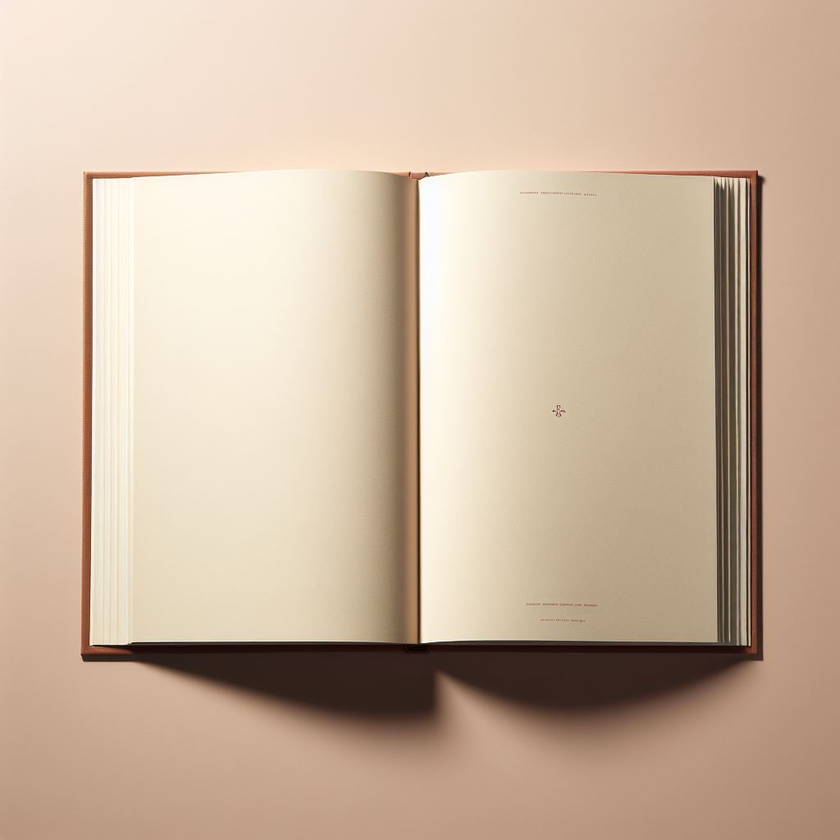
#> input picture book_img.png, 840 x 840 px, shrunk from 1024 x 1024 before the run, found by its file name
$ jupyter execute object_extractor.ipynb
#> lines starting #> are read from the running program, lines starting #| are printed output that depends on the picture; after the words box and inside, x2 and y2 are one past the last pixel; in counts of white or black regions, pixels touching at a corner belong together
#> further down, image is the input picture: PIL image 840x840 RGBA; mean R, G, B, A 203.3, 181.1, 159.9, 255
**#include libraries**

[cell 1]
import cv2
import numpy as np
import requests
from PIL import Image
from io import BytesIO
import matplotlib.pyplot as plt

**# URL of the image on GitHub**

[cell 2]
image_url = 'https://github.com/pujan08/object_extractor/raw/main/book_img.png'

**# Function to perform Simple Thresholding**

[cell 3]
def simple_thresholding(image_gray):
    _, binary = cv2.threshold(image_gray, 127, 255, cv2.THRESH_BINARY)
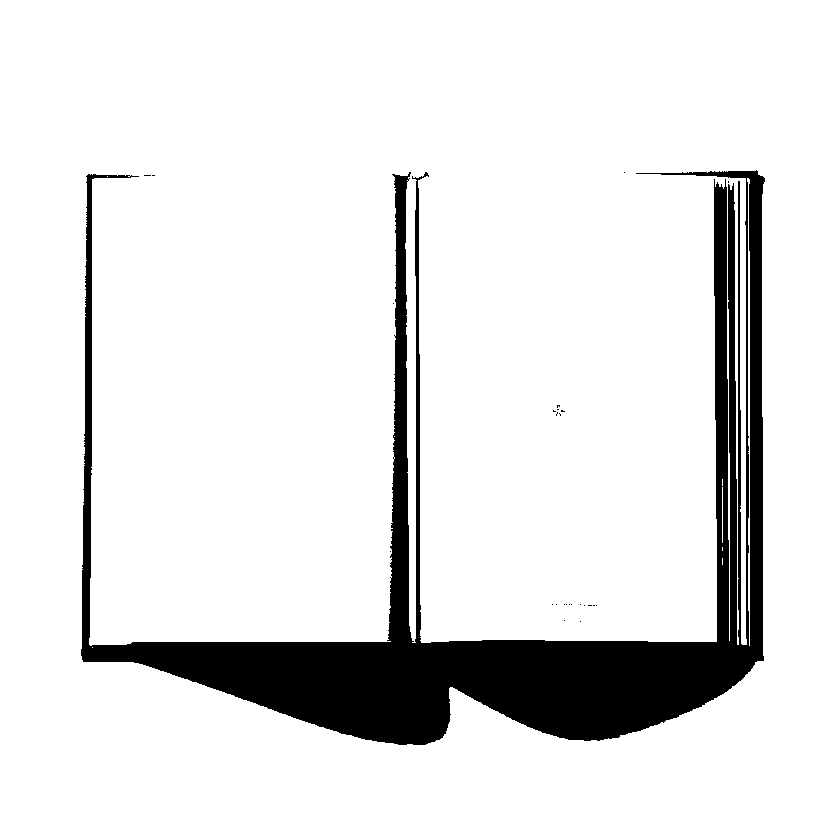
#> binary: shape (840, 840); 89.3% white; 26 black regions (25 under 20 px), largest, box (x1, y1, x2, y2) and area: (81, 170, 765, 745) 75148
    return binary

**# Function to perform Adaptive Thresholding**

[cell 4]
def adaptive_thresholding(image_gray):
    binary = cv2.adaptiveThreshold(image_gray, 255, cv2.ADAPTIVE_THRESH_MEAN_C, cv2.THRESH_BINARY, 11, 2)
    return binary

**# Function to perform Otsu's Thresholding**

[cell 5]
def otsu_thresholding(image_gray):
    _, binary = cv2.threshold(image_gray, 0, 255, cv2.THRESH_BINARY + cv2.THRESH_OTSU)
    return binary

**# Function to perform Riddler-Calvard Thresholding**

[cell 6]
def riddler_calvard(image_gray):
    hist = cv2.calcHist([image_gray], [0], None, [256], [0, 256])
    hist = hist.reshape((256,))
    threshold = 128
    old_threshold = -1
    while old_threshold != threshold:
        old_threshold = threshold
        q1 = np.sum(hist[:threshold]) / np.sum(hist)
        q2 = np.sum(hist[threshold:]) / np.sum(hist)
        m1 = np.sum(np.array([i for i in range(threshold)]) * hist[:threshold]) / np.sum(hist[:threshold])
        m2 = np.sum(np.array([i for i in range(threshold, 256)]) * hist[threshold:]) / np.sum(hist[threshold:])
        threshold = int((m1 + m2) / 2)
    _, binary = cv2.threshold(image_gray, threshold, 255, cv2.THRESH_BINARY)
    return binary

**# Function to perform background extraction**

[cell 7]
def extract_background(image):
    gray = cv2.cvtColor(image, cv2.COLOR_BGR2GRAY)
    kernel = np.ones((5, 5), np.uint8)
    opening = cv2.morphologyEx(gray, cv2.MORPH_OPEN, kernel, iterations=2)
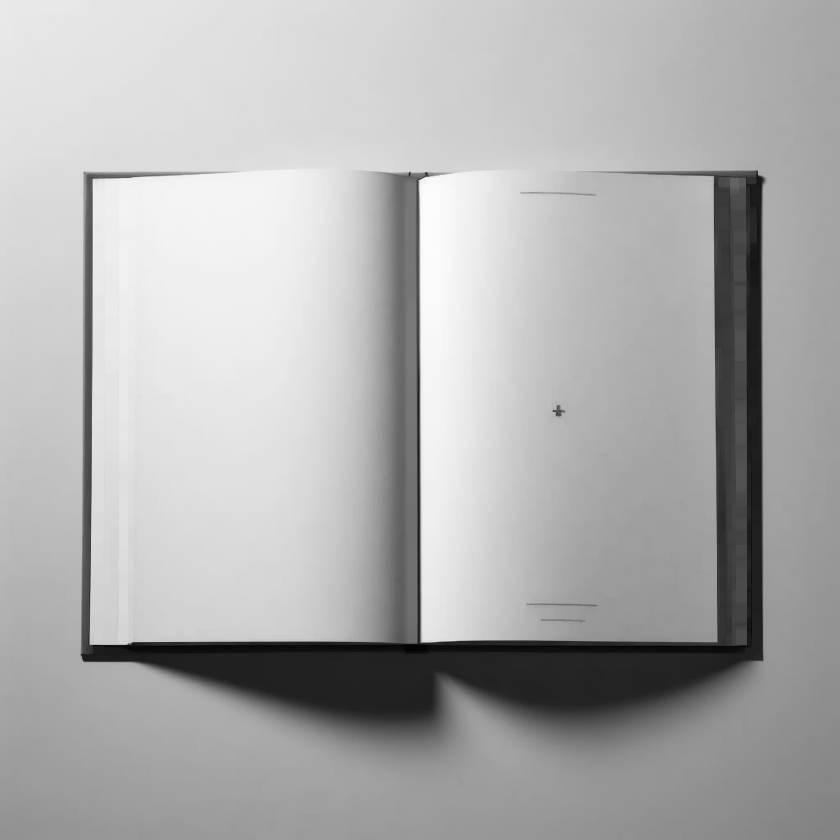
#> opening: shape (840, 840); min 1, max 252, mean 175.5
    _, background_mask = cv2.threshold(opening, 0, 255, cv2.THRESH_BINARY_INV + cv2.THRESH_OTSU)
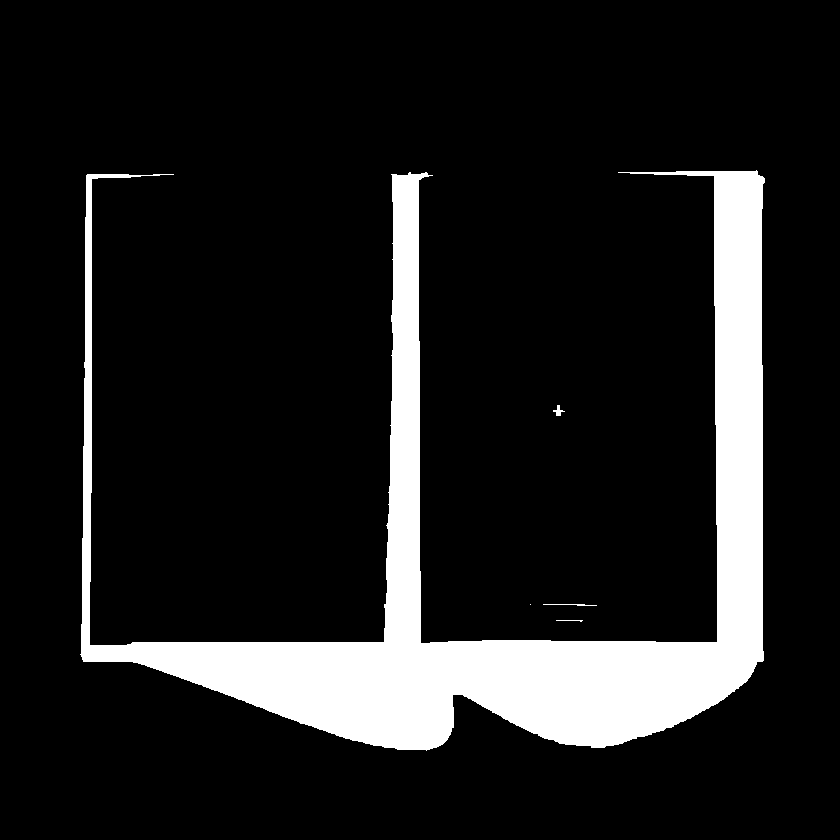
#> background_mask: shape (840, 840); 12.7% white; 5 white regions (1 under 20 px), largest, box (x1, y1, x2, y2) and area: (80, 170, 765, 751) 89644, (543, 604, 597, 606) 62, (553, 405, 565, 416) 57, (556, 620, 583, 622) 29
    background = cv2.bitwise_and(image, image, mask=background_mask)
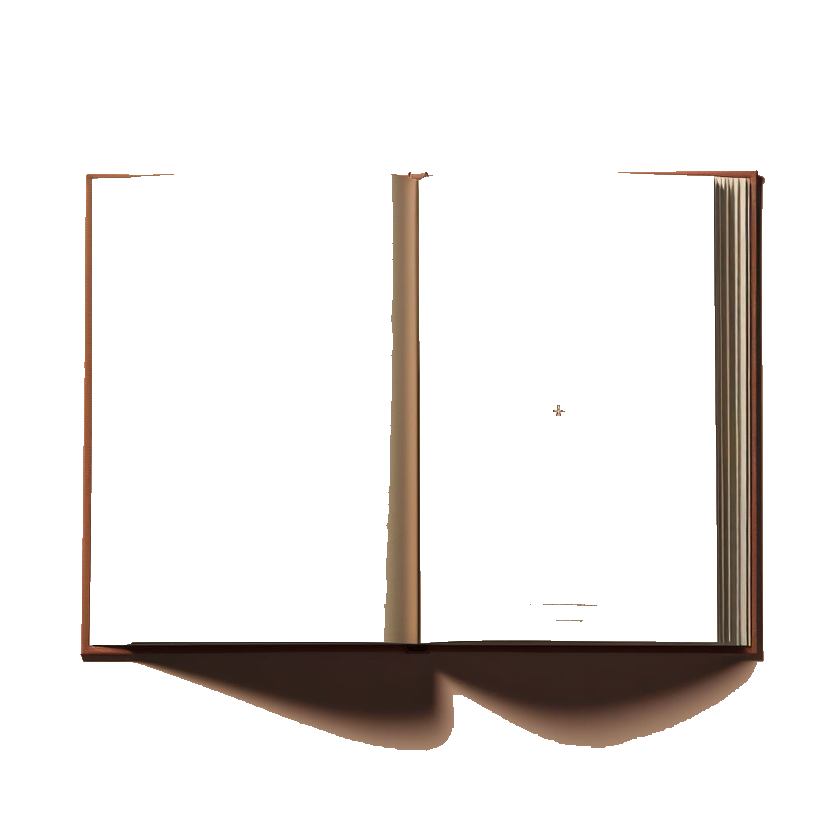
#> background: shape (840, 840, 4); mean R, G, B, A 12.5, 9.4, 7.5, 32.5; transparent parts drawn white
    return background

**# Fetch the image from the URL**

[cell 8]
response = requests.get(image_url)
image = Image.open(BytesIO(response.content))
image_np = np.array(image)

**# Convert the image to grayscale**

[cell 9]
image_gray = cv2.cvtColor(image_np, cv2.COLOR_RGB2GRAY)

**# Perform thresholding for all techniques**

[cell 10]
binaries = []
backgrounds = []

**# Simple Thresholding**

[cell 11]
binary_simple = simple_thresholding(image_gray)
background_simple = extract_background(image_np)
binaries.append(binary_simple)
backgrounds.append(background_simple)

**# Adaptive Thresholding**

[cell 12]
binary_adaptive = adaptive_thresholding(image_gray)
#> in adaptive_thresholding, `binary = cv2.adaptiveThreshold(image_gray, 255, cv2.ADAPTIVE_THRESH_ME..`: binary: shape (840, 840); 92.4% white; 3760 black regions (3733 under 20 px), largest, box (x1, y1, x2, y2) and area: (81, 164, 765, 717) 33203, (728, 180, 737, 643) 2581, (720, 179, 729, 643) 2066
background_adaptive = extract_background(image_np)
binaries.append(binary_adaptive)
backgrounds.append(background_adaptive)

**# Otsu's Thresholding**

[cell 13]
binary_otsu = otsu_thresholding(image_gray)
#> in otsu_thresholding, `_, binary = cv2.threshold(image_gray, 0, 255, cv2.THRESH_BINARY + cv2...`:
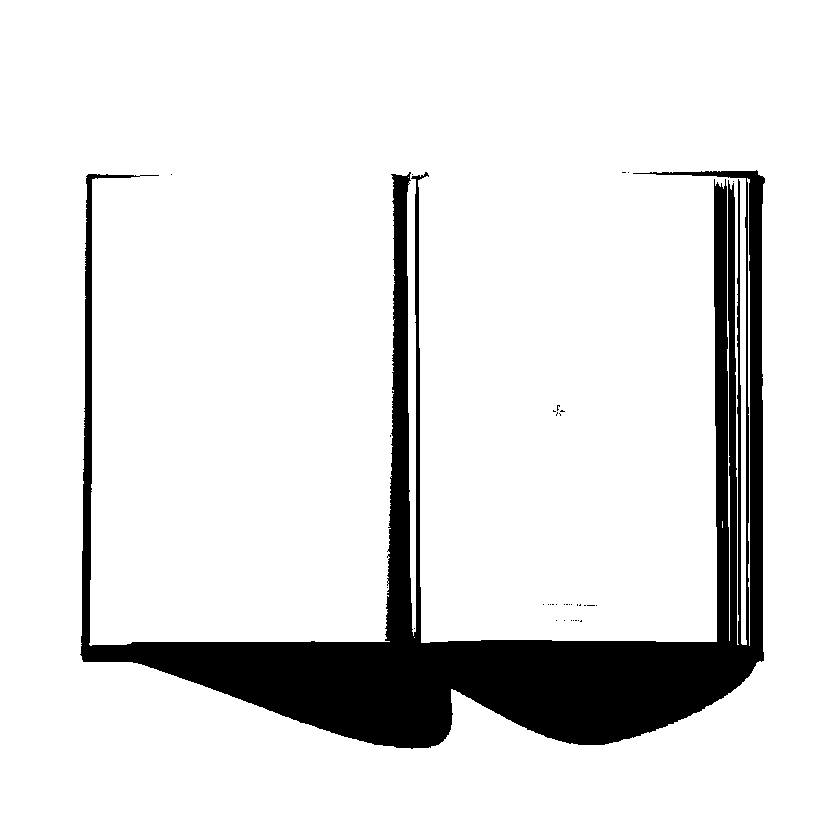
#> binary: shape (840, 840); 88.7% white; 35 black regions (34 under 20 px), largest, box (x1, y1, x2, y2) and area: (80, 170, 765, 749) 79528
background_otsu = extract_background(image_np)
binaries.append(binary_otsu)
backgrounds.append(background_otsu)

**# Riddler-Calvard Thresholding**

[cell 14]
binary_riddler_calvard = riddler_calvard(image_gray)
#> in riddler_calvard, `hist = cv2.calcHist([image_gray], [0], None, [256], [0, 256])`: hist = 256 values, max 14556 at index 230, min 0 at index 0, mean 2756.2
#> the loop in riddler_calvard, `while old_threshold != threshold:` made 4 passes
#> (q1, q2, m1, m2, threshold) on passes 1 to 4: (0.107, 0.893, 65.94, 199.6, 132), (0.11, 0.89, 67.9, 199.8, 133), (0.111, 0.889, 68.44, 199.9, 134), (0.112, 0.888, 69, 200, 134)
background_riddler_calvard = extract_background(image_np)
binaries.append(binary_riddler_calvard)
backgrounds.append(background_riddler_calvard)

**# Display the results**

[cell 15]
titles = ['Simple Thresholding', 'Adaptive Thresholding', "Otsu's Thresholding", 'Riddler-Calvard Thresholding']
plt.figure(figsize=(16, 12))

for i in range(4):
    plt.subplot(4, 3, i * 3 + 1)
    plt.imshow(image)
    plt.title('Original Image')

    plt.subplot(4, 3, i * 3 + 2)
    plt.imshow(binaries[i], cmap='gray')
    plt.title(titles[i] + ' (Binary Image)')

    plt.subplot(4, 3, i * 3 + 3)
    plt.imshow(cv2.bitwise_and(image_np, image_np, mask=~binaries[i]))
    plt.title(titles[i] + ' (Object Extracted)')

plt.tight_layout()
plt.show()
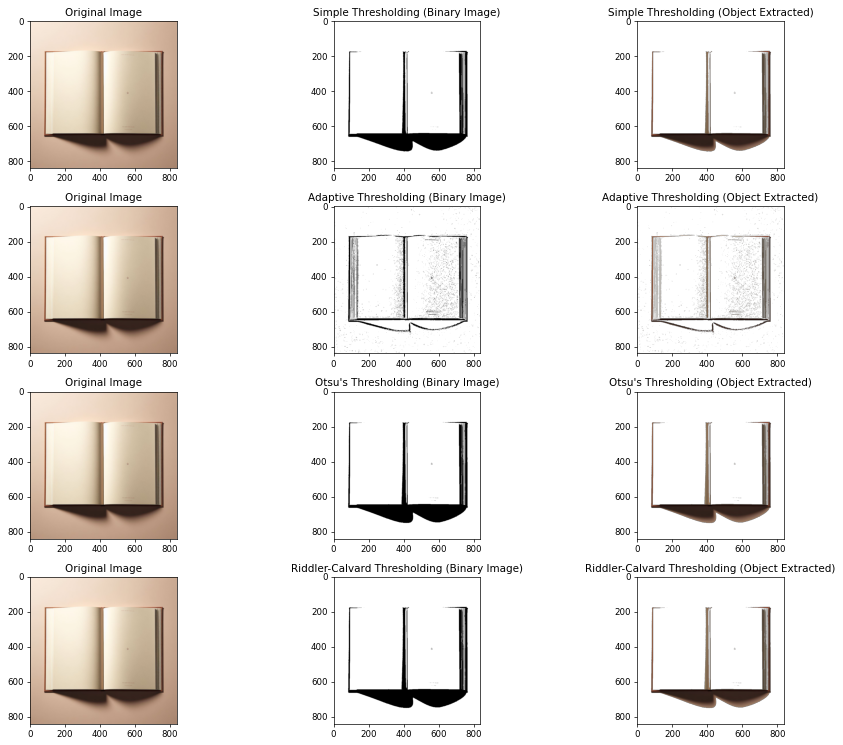
#> figure drawn by matplotlib, 12 panels
